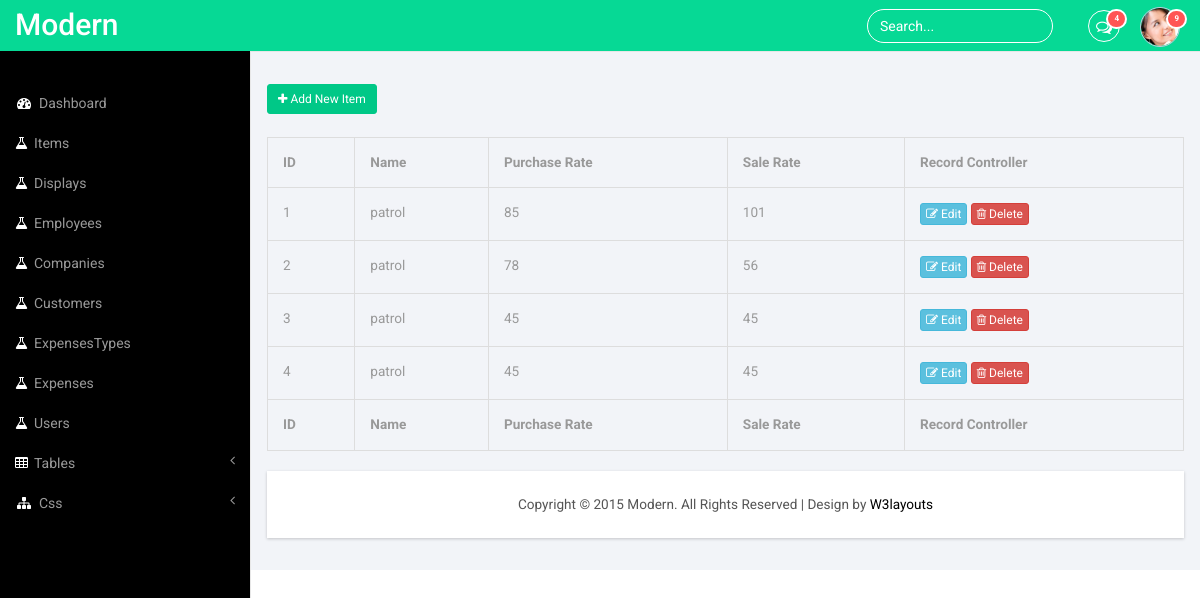
Screenshot of /index.php/backend/show_items with the database file from the repository.
### tables this page shows
CREATE TABLE `items` (
  `ID` int(11) NOT NULL,
  `Name` varchar(50) NOT NULL,
  `PurchaseRate` float NOT NULL,
  `SaleRate` float NOT NULL
);

### application/controllers/Backend.php (called while the page is built, shortened)
<?php
class Backend extends CI_Controller {
	public function show_items()
	{
		$data['items']=$this->items_m->getAll();
		$this->load->view('backend_view/items',$data);
	}
}

### index.php (called while the page is built, shortened)
<?php
require_once BASEPATH.'core/CodeIgniter.php';

### application/models/items_m.php (called while the page is built, shortened)
<?php
class Items_m extends CI_Model{
	public function getAll()
	{
		return $this->db->get('items')->result();
	}
}
?>

### application/views/backend_view/items.php (the view, shortened to what this page needs)
<body>
        <div id="page-wrapper">
        <div class="graphs">
     <button type="button" class="btn btn_5 btn-sm btn-primary" data-toggle="modal" data-target="#myModal"><i class="fa  fa-plus"></i> Add New Item </button>
      <br>
       <div class="table-responsive">
      <table class="table table-bordered">
        <thead>
          <tr>
            <th>ID</th>
            <th>Name</th>
            <th>Purchase Rate </th>
            <th>Sale Rate</th>
            <th>Record Controller</th>
          </tr>
        </thead>
        <tbody>
          <?php
                      foreach($items as $each)
                      {
                       echo "<tr>
                        <td>$each->ID</td>
                        <td>$each->Name</td>
                        <td>$each->PurchaseRate</td>
                        <td>$each->SaleRate</td>
                        <td><a href='".base_url("backend/edit_items/$each->ID")."' class='btn  btn-info btn-xs'><i class='fa  fa-edit'></i> Edit</a>
                        <a onclick=\"return confirm('Are you sure to delete this record?')\" href='".base_url("backend/delete_items/$each->ID")."'class='btn  btn-danger btn-xs '><i class='fa fa-trash-o'></i> Delete</a></td>
                      </tr>";
                      }
                      ?>
        </tbody>
        <tfoot>
             <tr>
            <th>ID</th>
            <th>Name</th>
            <th>Purchase Rate </th>
            <th>Sale Rate</th>
            <th>Record Controller</th>
          </tr>
        </tfoot>
      </table>
    </div>

### rows the page displays
items: ID "1", Name "patrol", PurchaseRate "85", SaleRate "101"
items: ID "2", Name "patrol", PurchaseRate "78", SaleRate "56"
items: ID "3", Name "patrol", PurchaseRate "45", SaleRate "45"
items: ID "4", Name "patrol", PurchaseRate "45", SaleRate "45"
